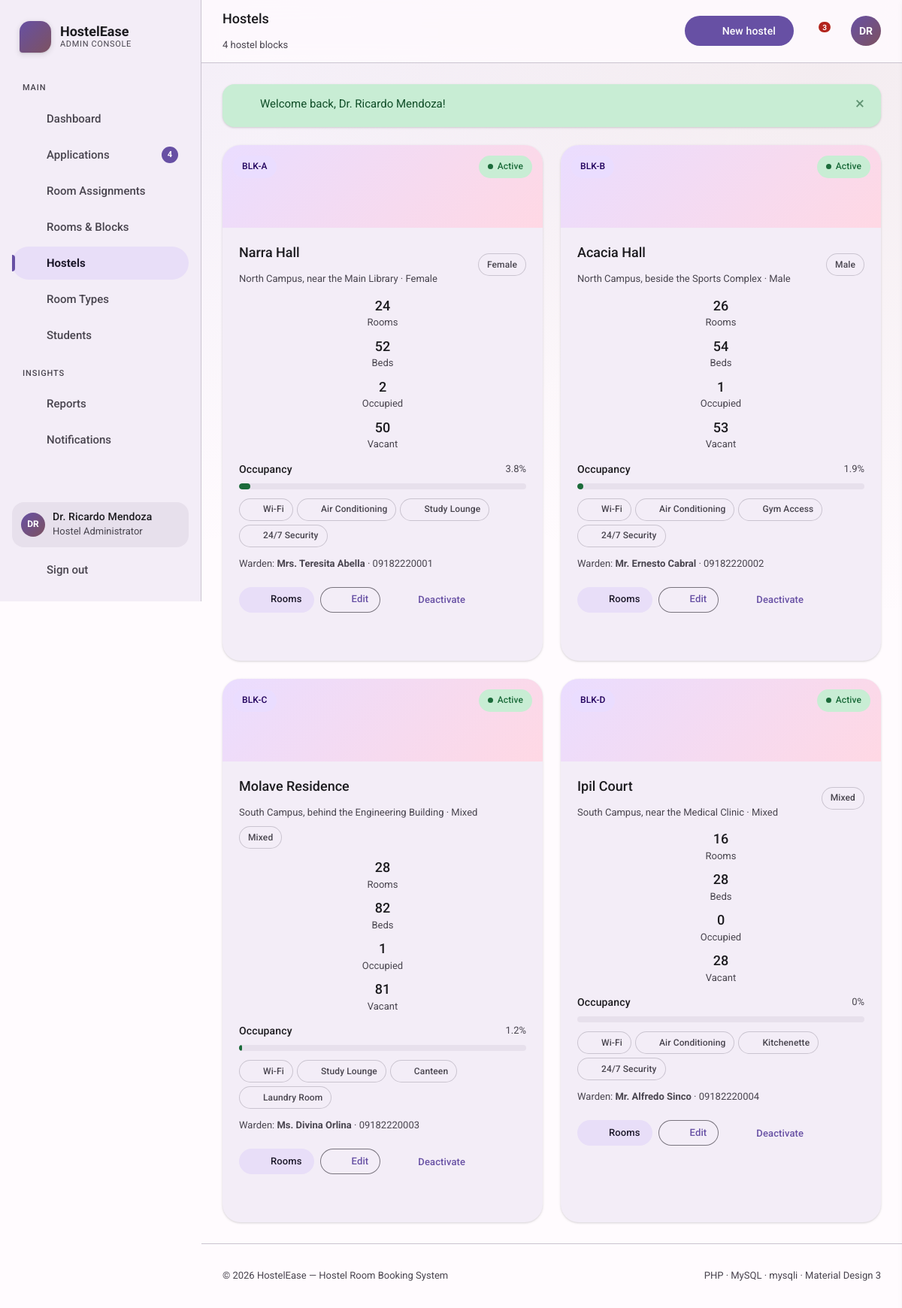
The app's page /admin/hostels.php (signed in) with its own data.
### tables this page shows
CREATE TABLE users (
  id            INT UNSIGNED NOT NULL AUTO_INCREMENT,
  role          ENUM('student','admin') NOT NULL DEFAULT 'student',
  student_id    VARCHAR(20)  DEFAULT NULL,
  full_name     VARCHAR(120) NOT NULL,
  email         VARCHAR(150) NOT NULL,
  phone         VARCHAR(25)  DEFAULT NULL,
  password_hash VARCHAR(255) NOT NULL,
  gender        ENUM('male','female','other') DEFAULT NULL,
  programme     VARCHAR(120) DEFAULT NULL,
  year_level    VARCHAR(20)  DEFAULT NULL,
  address       VARCHAR(255) DEFAULT NULL,
  emergency_contact_name  VARCHAR(120) DEFAULT NULL,
  emergency_contact_phone VARCHAR(25)  DEFAULT NULL,
  status        ENUM('active','suspended') NOT NULL DEFAULT 'active',
  created_at    TIMESTAMP NOT NULL DEFAULT CURRENT_TIMESTAMP,
  updated_at    TIMESTAMP NOT NULL DEFAULT CURRENT_TIMESTAMP ON UPDATE CURRENT_TIMESTAMP,
  PRIMARY KEY (id),
  UNIQUE KEY uq_users_email (email),
  UNIQUE KEY uq_users_student_id (student_id),
  KEY idx_users_role (role)
);

CREATE TABLE hostels (
  id           INT UNSIGNED NOT NULL AUTO_INCREMENT,
  name         VARCHAR(120) NOT NULL,
  block_code   VARCHAR(20)  NOT NULL,
  location     VARCHAR(180) DEFAULT NULL,
  description  TEXT,
  facilities   VARCHAR(500) DEFAULT NULL,
  warden_name  VARCHAR(120) DEFAULT NULL,
  warden_phone VARCHAR(25)  DEFAULT NULL,
  gender_policy ENUM('male','female','mixed') NOT NULL DEFAULT 'mixed',
  image_url    VARCHAR(255) DEFAULT NULL,
  is_active    TINYINT(1) NOT NULL DEFAULT 1,
  created_at   TIMESTAMP NOT NULL DEFAULT CURRENT_TIMESTAMP,
  PRIMARY KEY (id),
  UNIQUE KEY uq_hostel_block (block_code)
);

### admin/hostels.php (the view, shortened to what this page needs)
<?php
require_once __DIR__ . '/../includes/header.php';
$hostels = db_all($conn, 'SELECT * FROM v_hostel_occupancy ORDER BY block_code');
$editing = get_int('edit') ? db_one($conn, 'SELECT * FROM hostels WHERE id = ?', 'i', [get_int('edit')]) : null;
page_header('Hostels', 'hostels', count($hostels) . ' hostel blocks', [
    ['label' => 'New hostel', 'href' => 'hostels.php?new=1', 'class' => '', 'icon' => 'add'],
]);
?>
<div class="grid" style="grid-template-columns:<?= (get_int('new') || $editing) ? 'minmax(0,420px) minmax(0,1fr)' : 'minmax(0,1fr)' ?>;gap:24px;align-items:start">
<div class="grid g-2">
  <?php foreach ($hostels as $i => $h):
      $full = db_one($conn, 'SELECT * FROM hostels WHERE id = ?', 'i', [(int)$h['id']]);
      $rate = (float)$h['occupancy_rate'];
  ?>
    <article class="card hostel-card card-hover anim-rise anim-rise-<?= ($i % 4) + 1 ?>">
      <div class="hostel-visual" style="height:110px">
        <?= icon('apartment', 'icon icon-lg') ?>
        <span class="chip chip-primary hostel-code"><?= e($h['block_code']) ?></span>
        <span class="chip <?= $full['is_active'] ? 'chip-success' : 'chip-neutral' ?>" style="position:absolute;top:14px;right:14px">
          <span class="chip-dot"></span><?= $full['is_active'] ? 'Active' : 'Inactive' ?>
        </span>
      </div>
      <div class="hostel-body">
        <div class="row-between wrap" style="gap:8px">
          <div>
            <h3 class="title-m mb-0"><?= e($h['name']) ?></h3>
            <p class="tiny mb-0"><?= e($full['location'] ?: '—') ?> &middot; <?= e(ucfirst($h['gender_policy'])) ?></p>
          </div>
          <span class="chip chip-outline"><?= e(ucfirst($h['gender_policy'])) ?></span>
        </div>
        <div class="grid g-4" style="gap:8px;text-align:center">
          <div><div class="title-m mb-0"><?= (int)$h['total_rooms'] ?></div><div class="tiny">Rooms</div></div>
          <div><div class="title-m mb-0"><?= (int)$h['total_beds'] ?></div><div class="tiny">Beds</div></div>
          <div><div class="title-m mb-0"><?= (int)$h['occupied_beds'] ?></div><div class="tiny">Occupied</div></div>
          <div><div class="title-m mb-0"><?= (int)$h['vacant_beds'] ?></div><div class="tiny">Vacant</div></div>
        </div>
        <div>
          <div class="row-between mb-1"><span class="label-m">Occupancy</span><span class="tiny"><?= $rate ?>%</span></div>
          <?= occupancy_bar((int)$h['occupied_beds'], max(1, (int)$h['total_beds'])) ?>
        </div>
        <div class="row wrap" style="gap:5px">
          <?php foreach (array_slice(array_filter(array_map('trim', explode(',', (string)$full['facilities']))), 0, 4) as $f): ?>
            <span class="chip chip-outline"><?= icon_for_facility($f) ?><?= e($f) ?></span>
          <?php endforeach; ?>
        </div>
        <div class="tiny">Warden: <strong><?= e($full['warden_name'] ?: '—') ?></strong> &middot; <?= e($full['warden_phone'] ?: '—') ?></div>
        <div class="row wrap mt-1" style="gap:8px">
          <a class="btn btn-sm btn-tonal" href="rooms.php?hostel=<?= (int)$h['id'] ?>"><?= icon('layers', 'icon icon-sm') ?> Rooms</a>
          <a class="btn btn-sm btn-outlined" href="hostels.php?edit=<?= (int)$h['id'] ?>"><?= icon('edit', 'icon icon-sm') ?> Edit</a>
          <form method="post" style="display:inline">
            <button class="btn btn-sm btn-text"><?= icon($full['is_active'] ? 'visibility' : 'lock', 'icon icon-sm') ?> <?= $full['is_active'] ? 'Deactivate' : 'Activate' ?></button>
          </form>
          <form method="post" style="display:inline">
            <button class="btn btn-sm btn-text" style="--btn-fg:var(--md-error)" data-confirm="Delete <?= e($h['name']) ?>? Only possible when it has no rooms."><?= icon('delete', 'icon icon-sm') ?></button>
          </form>
        </div>
      </div>
    </article>
  <?php endforeach; ?>
</div>
</div>
<?php page_footer(); ?>

### includes/header.php (shortened to what this page needs)
<?php
require_once __DIR__ . '/functions.php';
$__USER = current_user();
function initials(?string $name): string
{
    $parts = preg_split('/\s+/', trim((string)$name));
    $out = '';
    foreach (array_slice($parts, 0, 2) as $p) {
        if ($p !== '') {
            $out .= mb_strtoupper(mb_substr($p, 0, 1));
        }
    }
    return $out ?: '?';
}
function nav_items(string $role): array
{
    if ($role === 'admin') {
        return [
            'main' => [
                ['dashboard.php',        'dashboard',   'Dashboard'],
                ['applications.php',     'assignment',  'Applications',  'pending_badge'],
                ['assignments.php',      'bed',         'Room Assignments'],
                ['rooms.php',            'layers',      'Rooms & Blocks'],
                ['hostels.php',          'apartment',   'Hostels'],
                ['room-types.php',       'money',       'Room Types'],
                ['students.php',         'people',      'Students'],
            ],
            'insights' => [
                ['reports.php',          'chart',       'Reports'],
                ['../notifications.php', 'notifications', 'Notifications'],
            ],
        ];
    }
    return [
        'main' => [
            ['dashboard.php',      'dashboard',   'My Dashboard'],
            ['hostels.php',        'apartment',   'Browse Hostels'],
            ['search-rooms.php',   'search',      'Find a Room'],
            ['apply.php',          'add',         'New Application'],
            ['my-bookings.php',    'assignment',  'My Applications'],
            ['my-assignment.php',  'key',         'My Room'],
        ],
        'insights' => [
            ['../notifications.php', 'notifications', 'Notifications', 'unread_badge'],
            ['../profile.php',     'person',      'My Profile'],
        ],
    ];
}
function pending_applications_count(): int
{
    global $conn;
    $res = mysqli_query($conn, "SELECT COUNT(*) c FROM bookings WHERE status = 'pending'");
    $row = $res ? mysqli_fetch_assoc($res) : null;
    return (int)($row['c'] ?? 0);
}
function page_header(string $title, string $active = '', string $subtitle = '', array $actions = []): void
{
    global $__USER;
    $user = $__USER ?: current_user();
    $role = $user['role'] ?? 'guest';
    $base = $role === 'admin' ? 'admin/' : ($role === 'student' ? 'student/' : '');
    $unread = $user ? unread_notification_count((int)$user['id']) : 0;
    $pending = $role === 'admin' ? pending_applications_count() : 0;
    ?>
<!DOCTYPE html>
<html lang="en">
<head>
<link rel="stylesheet" href="<?= app_url('assets/css/fonts.css') ?>">
<link rel="stylesheet" href="<?= app_url('assets/css/material-you.css') ?>">
</head>
<body>
<div class="app">
  <aside class="rail" id="rail" aria-label="Main navigation">
    <div class="brand">
      <div class="brand-mark"><?= icon('apartment') ?></div>
      <div class="brand-text">
        <span class="brand-name"><?= APP_NAME ?></span>
        <span class="brand-sub"><?= e($role === 'admin' ? 'Admin Console' : 'Student Portal') ?></span>
      </div>
    </div>
    <?php foreach (nav_items($role) as $section => $items): ?>
      <div class="rail-section"><?= e($section) ?></div>
      <?php foreach ($items as $it):
          [$file, $ico, $label] = $it;
          $isRootPage = str_starts_with($file, '../');
          $file = preg_replace('#^(\.\./)+#', '', $file);
          $badge = $it[3] ?? null;
          $isActive = ($active === basename($file, '.php'));
          $count = null;
          if ($badge === 'pending_badge' && $pending > 0) $count = $pending;
      ?>
        <a class="nav-item<?= $isActive ? ' active' : '' ?>" href="<?= app_url(($isRootPage ? '' : $base) . $file) ?>"<?= $isActive ? ' aria-current="page"' : '' ?>>
          <?= icon($ico) ?><span><?= e($label) ?></span>
          <?php if ($count !== null): ?><span class="nav-badge"><?= $count ?></span><?php endif; ?>
        </a>
      <?php endforeach; ?>
    <?php endforeach; ?>
    <div class="rail-footer">
      <?php if ($user): ?>
        <div class="rail-user mb-1">
          <div class="avatar sm"><?= e(initials($user['full_name'])) ?></div>
          <div class="grow" style="min-width:0">
            <div class="label-m" style="white-space:nowrap;overflow:hidden;text-overflow:ellipsis"><?= e($user['full_name']) ?></div>
            <div class="tiny"><?= e($role === 'admin' ? 'Hostel Administrator' : ($user['student_id'] ?: 'Student')) ?></div>
          </div>
        </div>
      <?php endif; ?>
      <a class="nav-item" href="<?= app_url('logout.php') ?>">
        <?= icon('logout') ?><span>Sign out</span>
      </a>
    </div>
  </aside>
  <div class="main">
    <header class="topbar">
      <div class="grow" style="min-width:0">
        <h1 class="title-m mb-0" style="white-space:nowrap;overflow:hidden;text-overflow:ellipsis"><?= e($title) ?></h1>
        <?php if ($subtitle): ?><p class="tiny mb-0"><?= $subtitle ?></p><?php endif; ?>
      </div>
      <?php foreach ($actions as $a): ?>
        <a class="btn <?= e($a['class'] ?? '') ?>" href="<?= e($a['href']) ?>">
          <?php if (!empty($a['icon'])): ?><?= icon($a['icon']) ?><?php endif; ?>
          <?= e($a['label']) ?>
        </a>
      <?php endforeach; ?>
      <button class="icon-btn" data-notif-toggle aria-label="Notifications (<?= $unread ?> unread)">
        <?php if ($unread > 0): ?><span class="dot"><?= $unread > 9 ? '9+' : $unread ?></span><?php endif; ?>
      </button>
      <?php if ($user): ?>
        <a class="avatar" href="<?= app_url('profile.php') ?>" title="<?= e($user['full_name']) ?>" aria-label="My profile"><?= e(initials($user['full_name'])) ?></a>
      <?php endif; ?>
    </header>
    <main class="content" id="main">
      <?= flash_render() ?>
    <?php
}
function page_footer(string $fab = ''): void
{
    ?>
    </main>
    <footer class="footer">
      <div class="row-between">
        <span>&copy; <?= date('Y') ?> <?= APP_NAME ?> &mdash; <?= e(APP_TAGLINE) ?></span>
        <span>PHP &middot; MySQL &middot; mysqli &middot; Material Design 3</span>
      </div>
    </footer>
  </div>
</div>
</body>
</html>
    <?php
}

### includes/functions.php (shortened to what this page needs)
<?php
require_once __DIR__ . '/config.php';
function e(?string $value): string
{
    return htmlspecialchars((string)$value, ENT_QUOTES | ENT_SUBSTITUTE, 'UTF-8');
}
function app_url(string $path = ''): string
{
    static $prefix = null;
    if ($prefix === null) {
        $scriptDir = rtrim(str_replace('\\', '/', dirname($_SERVER['SCRIPT_NAME'] ?? '/')), '/');
        if ($scriptDir === '' || $scriptDir === '.') {
            $prefix = rtrim(BASE_URL, '/') . '/';
        } else {
            $depth   = substr_count($scriptDir, '/');
            $baseDir = rtrim(BASE_URL, '/');
            $prefix  = ($baseDir !== '' ? $baseDir . '/' : '') . str_repeat('../', $depth);
        }
    }
    return $prefix . ltrim($path, '/');
}
function flash_render(): string
{
    $out = '<div class="flash-stack">';
    foreach ($_SESSION['flash'] as $f) {
        $out .= '<div class="alert alert-' . e($f['type']) . '" role="status">'
              . '<span class="alert-icon">' . icon_for($f['type']) . '</span>'
              . '<span>' . e($f['message']) . '</span>'
              . '<button type="button" class="alert-close" aria-label="Dismiss" onclick="this.parentElement.remove()">&times;</button>'
              . '</div>';
    }
    $out .= '</div>';
    return $out;
}
function icon_for(string $type): string
{
    return match ($type) {
        'success' => icon('check_circle'),
        'danger', 'error' => icon('error'),
        'warning' => icon('warning'),
        default   => icon('info'),
    };
}
function current_user(): ?array
{
    global $conn;
    static $cache = null;
    if ($cache !== null) {
        return $cache;
    }
    $stmt = mysqli_prepare($conn, 'SELECT * FROM users WHERE id = ? LIMIT 1');
    mysqli_stmt_bind_param($stmt, 'i', $_SESSION['user_id']);
    mysqli_stmt_execute($stmt);
    $res  = mysqli_stmt_get_result($stmt);
    $cache = mysqli_fetch_assoc($res) ?: null;
    return $cache;
}
function unread_notification_count(int $userId): int
{
    global $conn;
    $stmt = mysqli_prepare($conn, 'SELECT COUNT(*) c FROM notifications WHERE user_id = ? AND is_read = 0');
    mysqli_stmt_bind_param($stmt, 'i', $userId);
    mysqli_stmt_execute($stmt);
    $row = mysqli_fetch_assoc(mysqli_stmt_get_result($stmt));
    return (int)($row['c'] ?? 0);
}
function icon(string $name, string $class = 'icon'): string
{
    $d = $paths[$name] ?? $paths['info'];
    return '<svg class="' . e($class) . '" viewBox="0 0 24 24" fill="currentColor" aria-hidden="true" focusable="false">' . $d . '</svg>';
}
function icon_for_facility(string $facility): string
{
    $f = strtolower($facility);
    return match (true) {
        str_contains($f, 'wi-fi'), str_contains($f, 'wifi'), str_contains($f, 'internet') => icon('wifi', 'icon icon-xs'),
        str_contains($f, 'air'), str_contains($f, 'ac'), str_contains($f, 'cool')          => icon('ac_unit', 'icon icon-xs'),
        str_contains($f, 'laundry'), str_contains($f, 'wash')                              => icon('local_laundry', 'icon icon-xs'),
        str_contains($f, 'security'), str_contains($f, 'cctv'), str_contains($f, 'guard')  => icon('security', 'icon icon-xs'),
        str_contains($f, 'gym'), str_contains($f, 'fitness')                               => icon('fitness', 'icon icon-xs'),
        str_contains($f, 'canteen'), str_contains($f, 'kitchen'), str_contains($f, 'dining') => icon('restaurant', 'icon icon-xs'),
        str_contains($f, 'parking')                                                        => icon('directions_car', 'icon icon-xs'),
        str_contains($f, 'power'), str_contains($f, 'generator'), str_contains($f, 'electric') => icon('bolt', 'icon icon-xs'),
        default => icon('check', 'icon icon-xs'),
    };
}
function occupancy_bar(int $occupied, int $capacity): string
{
    $capacity = max(1, $capacity);
    $pct = (int)round(($occupied / $capacity) * 100);
    $tone = $pct >= 100 ? 'bar-full' : ($pct >= 70 ? 'bar-high' : 'bar-low');
    return '<div class="bar" role="img" aria-label="' . $occupied . ' of ' . $capacity . ' beds occupied">'
         . '<span class="bar-fill ' . $tone . '" style="width:' . $pct . '%"></span></div>';
}
function db_all(mysqli $conn, string $sql, string $types = '', array $params = []): array
{
    $stmt = mysqli_prepare($conn, $sql);
    if ($types !== '' && $params !== []) {
        mysqli_stmt_bind_param($stmt, $types, ...$params);
    }
    mysqli_stmt_execute($stmt);
    $rows = mysqli_fetch_all(mysqli_stmt_get_result($stmt), MYSQLI_ASSOC);
    return $rows;
}
function db_one(mysqli $conn, string $sql, string $types = '', array $params = []): ?array
{
    $rows = db_all($conn, $sql, $types, $params);
    return $rows[0] ?? null;
}
function get_int(string $key, int $default = 0): int
{
    return isset($_GET[$key]) && $_GET[$key] !== '' ? (int)$_GET[$key] : $default;
}

### records on screen
users: role "ADMIN CONSOLE", full_name "DR", full_name "Dr. Ricardo Mendoza", role "Hostel Administrator"
hostels: block_code "BLK-A", is_active "Active", name "Narra Hall", location "North Campus, near the Main Library", gender_policy "Female", total_rooms "24", total_beds "52", occupied_beds "2", vacant_beds "50", rate "3.8", $pct 4 (drawn), f "Wi-Fi", f "Air Conditioning", f "Study Lounge", f "24/7 Security", warden_name "Mrs. Teresita Abella", warden_phone "09182220001"
hostels: block_code "BLK-B", is_active "Active", name "Acacia Hall", location "North Campus, beside the Sports Complex", gender_policy "Male", total_rooms "26", total_beds "54", occupied_beds "1", vacant_beds "53", rate "1.9", $pct 2 (drawn), f "Wi-Fi", f "Air Conditioning", f "Gym Access", f "24/7 Security", warden_name "Mr. Ernesto Cabral", warden_phone "09182220002"
hostels: block_code "BLK-C", is_active "Active", name "Molave Residence", location "South Campus, behind the Engineering Building", gender_policy "Mixed", total_rooms "28", total_beds "82", occupied_beds "1", vacant_beds "81", rate "1.2", f "Wi-Fi", f "Study Lounge", f "Canteen", f "Laundry Room", warden_name "Ms. Divina Orlina", warden_phone "09182220003"
hostels: block_code "BLK-D", is_active "Active", name "Ipil Court", location "South Campus, near the Medical Clinic", gender_policy "Mixed", total_rooms "16", total_beds "28", occupied_beds "0", vacant_beds "28", rate "0", f "Wi-Fi", f "Air Conditioning", f "Kitchenette", f "24/7 Security", warden_name "Mr. Alfredo Sinco", warden_phone "09182220004"

### other values on screen
APP_NAME "HostelEase"
$section "MAIN"
$label "Dashboard"
$label "Applications"
$count "4"
$label "Room Assignments"
$label "Rooms & Blocks"
$label "Hostels"
$label "Room Types"
$label "Students"
$section "INSIGHTS"
$label "Reports"
$label "Notifications"
$title "Hostels"
$subtitle "4 hostel blocks"
